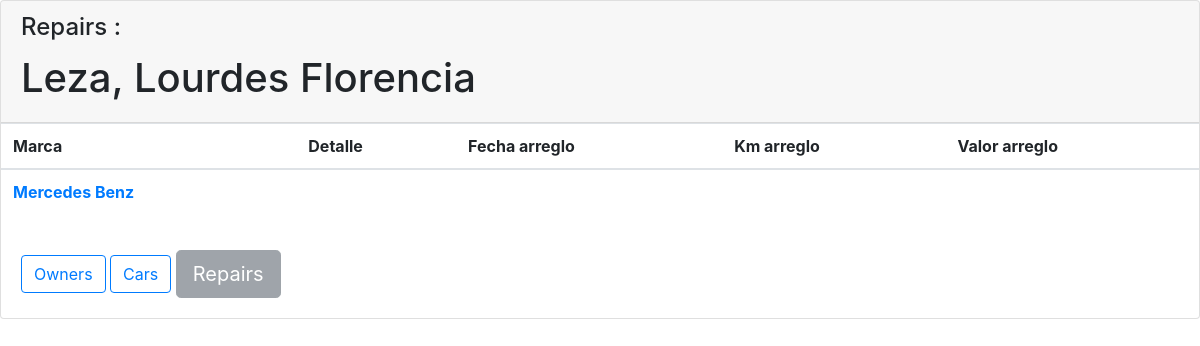
The page /workshop/cars/repairs/4/ on the database its author committed.
### workshop/models.py (models this page shows, shortened)
class Owner(models.Model):
    name            = models.CharField(max_length=30)
    surname         = models.CharField(max_length=30)
    dni             = models.CharField(max_length=10)

class Brand(models.Model):
    owner           = models.ForeignKey(Owner, on_delete=models.CASCADE)
    brandName       = models.CharField(max_length=30)

### workshop/views.py (the view)
# urls.py: path('cars/repairs/<int:owner_id>/', views.repairs, name='repairs'),
def repairs(request, owner_id):
    owner   = get_object_or_404(Owner, pk=owner_id)
    brand   = get_object_or_404(Brand, pk=owner_id)
    model   = get_object_or_404(Model, pk=owner_id)
    repair  = get_object_or_404(Repair, pk=owner_id)
    latest_repairs_list = Repair.objects.order_by('model')[:]
    latest_models_list  = Model.objects.order_by('brand')[:]
    context = { 'owner' : owner,
                'brand' : brand,
                'model' : model,
                'repair': repair,
                'latest_repairs_list' : latest_repairs_list,
                'latest_models_list'  : latest_models_list
                }
    return render(request, 'workshop/repair.html', context)

### workshop/templates/workshop/repair.html (shortened to what this page needs)
{% load bootstrap4 %}
{% bootstrap_css %}
<div class="card">
    <div class="card-header text-left" style="margin-bottom:0">
        <h4 class="card-title">Repairs :</h4>
        <h1>{{ owner.surname }}, {{ owner.name }}</h1>
    </div>
<table class="table">
  <thead>
    <tr>
      <th scope="col">Marca</th>
      <th scope="col">Detalle</th>
      <th scope="col">Fecha arreglo</th>
      <th scope="col">Km arreglo</th>
      <th scope="col">Valor arreglo</th>
    </tr>
  </thead>
  <tbody>
{% for owner in owner.brand_set.all %}
    <tr>
    <th scope="row">
        <a href="{% url 'workshop:repairs' owner.id %}">
            {{ owner.brandName }}
        </a>
    </th>
{% endfor %}
  </tbody>
</table>
    <div class="card-body">
                <a href="{% url 'workshop:index' %}">
                    <button type="Button" class="btn btn-outline-primary">Owners</button>
                </a>
                <a href="{% url 'workshop:brands' owner.id %}">
                    <button type="button" class="btn btn-outline-primary">Cars</button>
                </a>
                <button type="button" class="btn btn-secondary btn-lg" disabled>Repairs</button>
    </div>
</div>

### rows shown on the page
Owner: surname "Leza", name "Lourdes Florencia"
Brand: brandName "Mercedes Benz"
